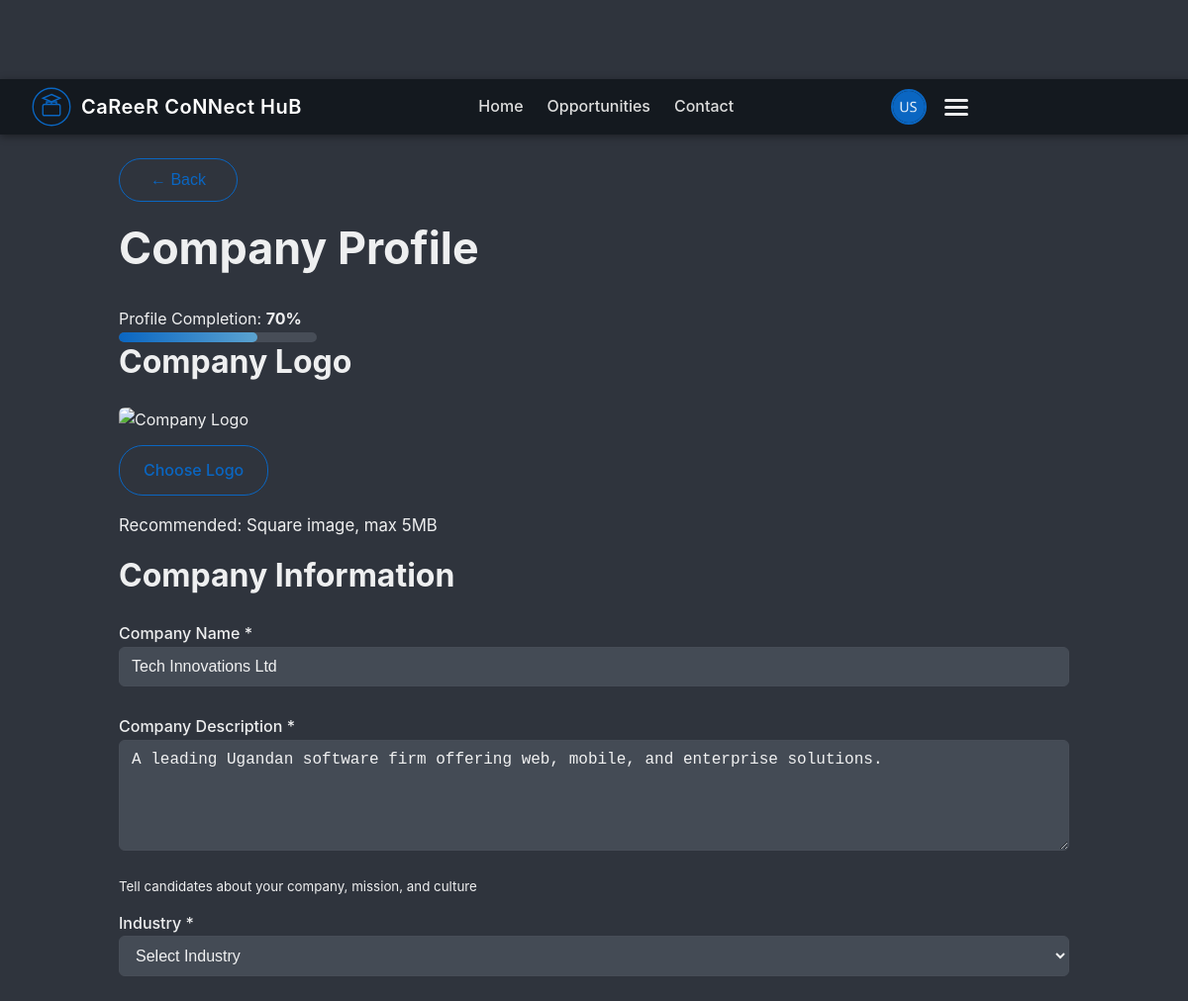
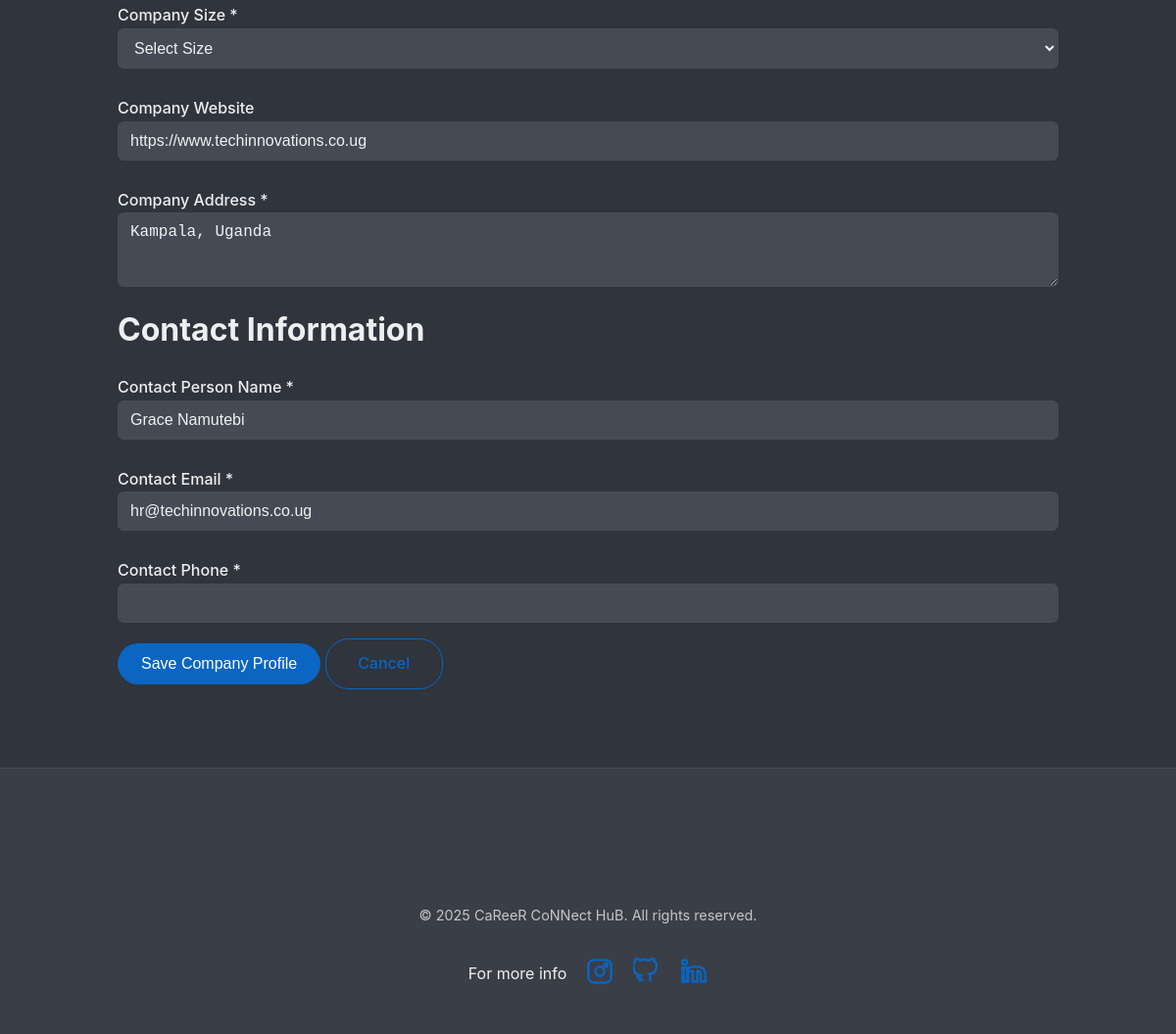
The app's page /pages/employer-profile.php (signed in) with its own data (2 pictures, top to bottom).
### tables this page shows
CREATE TABLE `employers` (
  `id` int(11) NOT NULL,
  `user_id` int(11) NOT NULL,
  `company_name` varchar(255) DEFAULT NULL,
  `company_logo` varchar(255) DEFAULT NULL,
  `company_description` text DEFAULT NULL,
  `company_website` varchar(255) DEFAULT NULL,
  `company_address` text DEFAULT NULL,
  `company_size` varchar(50) DEFAULT NULL,
  `industry` varchar(100) DEFAULT NULL,
  `createdAt` datetime DEFAULT current_timestamp(),
  `updatedAt` datetime DEFAULT current_timestamp() ON UPDATE current_timestamp()
);

CREATE TABLE `users` (
  `id` int(11) NOT NULL,
  `username` varchar(255) NOT NULL,
  `name` varchar(255) DEFAULT NULL,
  `email` varchar(255) NOT NULL,
  `phone` varchar(20) DEFAULT NULL,
  `password` varchar(255) NOT NULL,
  `role` enum('student','employer') NOT NULL,
  `company_name` varchar(255) DEFAULT NULL,
  `company_type` varchar(255) DEFAULT NULL,
  `industry` varchar(255) DEFAULT NULL,
  `company_description` text DEFAULT NULL,
  `createdAt` datetime NOT NULL,
  `updatedAt` datetime NOT NULL,
  `profile_image` varchar(255) DEFAULT NULL,
  `theme` enum('light','dark') DEFAULT 'dark',
  `remember_token` varchar(255) DEFAULT NULL,
  `remember_expires_at` datetime DEFAULT NULL
);

### pages/employer-profile.php (the view, shortened to what this page needs)
<?php
require_once __DIR__ . '/../includes/db.php';
$userId = $_SESSION['user']['id'];
$stmt = $conn->prepare("
    SELECT
        users.name,
        users.email,
        users.phone,
        users.profile_image,
        employers.company_name,
        employers.company_logo,
        employers.company_description,
        employers.company_website,
        employers.company_address,
        employers.company_size,
        employers.industry
    FROM users
    LEFT JOIN employers ON users.id = employers.user_id
    WHERE users.id = ?
");
$stmt->bind_param('i', $userId);
$stmt->execute();
$result = $stmt->get_result();
$profile = $result->fetch_assoc();
$fields = [
    $profile['company_name'] ?? '',
    $profile['company_logo'] ?? '',
    $profile['company_description'] ?? '',
    $profile['company_website'] ?? '',
    $profile['company_address'] ?? '',
    $profile['company_size'] ?? '',
    $profile['industry'] ?? '',
    $profile['name'] ?? '',
    $profile['email'] ?? '',
    $profile['phone'] ?? ''
];
$filledFields = 0;
foreach ($fields as $field) {
    if (!empty($field)) {
        $filledFields++;
    }
}
$profileCompletion = round(($filledFields / count($fields)) * 100);
?>
<!DOCTYPE html>
<html lang="en">
<head>
    <link rel="stylesheet" href="../css/global.css">
    <link rel="stylesheet" href="../css/responsive.css">
    <link rel="stylesheet" href="../css/student-profile.css">
</head>
<body>
    <?php include_once __DIR__ . '/../includes/navbar.php'; ?>
    <main class="profile-container">
        <button onclick="window.history.back()" class="btn btn-secondary" style="margin-bottom: 20px;">
          ← Back
        </button>
        <h1>Company Profile</h1>
        <div class="completion-banner">
            <div class="completion-info">
                <span>Profile Completion: <strong id="completion-text"><?= $profileCompletion ?>%</strong></span>
            </div>
            <div class="progress-bar">
                <div id="completion-fill" style="width: <?= $profileCompletion ?>%; background: linear-gradient(90deg, #0a66c2 0%, #5ba3d0 100%); height: 100%; border-radius: 10px;"></div>
            </div>
        </div>
        <form method="POST" enctype="multipart/form-data" class="profile-form">
            <div class="profile-picture-section">
                <h2>Company Logo</h2>
                <div class="picture-upload-container">
                    <img id="logo-preview" src="<?= htmlspecialchars($profile['company_logo'] ?? '/uploads/company_logos/default-company.png') ?>" alt="Company Logo" class="profile-picture-preview">
                    <div class="upload-controls">
                        <label for="company_logo" class="btn btn-secondary">Choose Logo</label>
                        <p class="text-medium">Recommended: Square image, max 5MB</p>
                    </div>
                </div>
            </div>
            <div class="form-section">
                <h2>Company Information</h2>
                <div class="form-group">
                    <label for="company_name">Company Name *</label>
                    <input type="text" id="company_name" name="company_name" value="<?= htmlspecialchars($profile['company_name'] ?? '') ?>" required>
                </div>
                <div class="form-group">
                    <label for="company_description">Company Description *</label>
                    <textarea id="company_description" name="company_description" rows="5" required><?= htmlspecialchars($profile['company_description'] ?? '') ?></textarea>
                    <small>Tell candidates about your company, mission, and culture</small>
                </div>
                <div class="form-row">
                    <div class="form-group">
                        <label for="industry">Industry *</label>
                        <select id="industry" name="industry" required>
                            <option value="">Select Industry</option>
                        </select>
                    </div>
                    <div class="form-group">
                        <label for="company_size">Company Size *</label>
                        <select id="company_size" name="company_size" required>
                            <option value="">Select Size</option>
                        </select>
                    </div>
                </div>
                <div class="form-group">
                    <label for="company_website">Company Website</label>
                    <input type="url" id="company_website" name="company_website" value="<?= htmlspecialchars($profile['company_website'] ?? '') ?>" placeholder="https://www.example.com">
                </div>
                <div class="form-group">
                    <label for="company_address">Company Address *</label>
                    <textarea id="company_address" name="company_address" rows="3" required><?= htmlspecialchars($profile['company_address'] ?? '') ?></textarea>
                </div>
            </div>
            <div class="form-section">
                <h2>Contact Information</h2>
                <div class="form-group">
                    <label for="contact_name">Contact Person Name *</label>
                    <input type="text" id="contact_name" name="contact_name" value="<?= htmlspecialchars($profile['name'] ?? '') ?>" required>
                </div>
                <div class="form-row">
                    <div class="form-group">
                        <label for="contact_email">Contact Email *</label>
                        <input type="email" id="contact_email" name="contact_email" value="<?= htmlspecialchars($profile['email'] ?? '') ?>" required>
                    </div>
                    <div class="form-group">
                        <label for="contact_phone">Contact Phone *</label>
                        <input type="tel" id="contact_phone" name="contact_phone" value="<?= htmlspecialchars($profile['phone'] ?? '') ?>" required>
                    </div>
                </div>
            </div>
            <div class="form-actions">
                <button type="submit" class="btn btn-primary">Save Company Profile</button>
                <a href="employer.php" class="btn btn-secondary">Cancel</a>
            </div>
        </form>
    </main>
    <?php include_once __DIR__ . '/../includes/footer.php'; ?>
</body>
</html>

### css/global.css (style rules this page uses)
:root { --linkedin-blue: #0a66c2; --primary-hover: #004182; --background-color: #2f343d; --card-background: #3a3f47; --text-dark: rgba(255, 255, 255, 0.92); --text-medium: rgba(255, 255, 255, 0.7); --border-color: #474d57; --font-family: -apple-system, BlinkMacMacSystemFont, "Segoe UI", Roboto, "Helvetica Neue", Arial, sans-serif; --space-sm: 0.5rem; --space-md: 1rem; --space-lg: 1.5rem; }
body { font-family: var(--font-family); background-color: var(--background-color); color: var(--text-dark); margin: 0; padding: 0; min-height: 100vh; line-height: 1.5; }
h1, h2, h3, h4 { color: var(--text-dark); line-height: 1.25; margin-top: 0; }
a { color: var(--linkedin-blue); text-decoration: none; transition: color 0.2s; }
input, select, textarea { width: 100%; padding: 10px 12px; margin-bottom: 16px; border: 1px solid var(--border-color); border-radius: 4px; box-sizing: border-box; font-size: 16px; color: var(--text-dark); background-color: #444b55; }
.btn { display: inline-flex; justify-content: center; align-items: center; padding: 12px 24px; border: none; border-radius: 24px; cursor: pointer; font-weight: 600; font-size: 16px; text-align: center; transition: background-color 0.2s, border-color 0.2s, color 0.2s; box-sizing: border-box; }
.btn-primary { background-color: var(--linkedin-blue); color: #ffffff; }
.btn-secondary { background-color: transparent; border: 1px solid var(--linkedin-blue); color: var(--linkedin-blue); }
body, header, .card-form, .article-card, .job-card, .footer { transition: background-color 0.3s, color 0.3s; }
body { margin: 0; padding-top: 80px; }
.btn { cursor: pointer; padding: 8px 14px; border: none; border-radius: 6px; font-weight: 500; }
.btn-secondary { background-color: #f3f2ef; color: #333; }
:root { --linkedin-blue: #0a66c2; --primary-hover: #004182; --background-color: #2f343d; --card-background: #3a3f47; --text-dark: rgba(255, 255, 255, 0.92); --text-medium: rgba(255, 255, 255, 0.7); --border-color: #474d57; --font-family: -apple-system, BlinkMacSystemFont, "Segoe UI", Roboto, "Helvetica Neue", Arial, sans-serif; }
body { font-family: var(--font-family); background-color: var(--background-color); color: var(--text-dark); margin: 0; padding: 0; min-height: 100vh; line-height: 1.6; transition: background-color 0.3s, color 0.3s; padding-top: 80px; }
.btn { cursor: pointer; padding: 10px 20px; border-radius: 6px; font-weight: 500; border: none; transition: all 0.3s ease; display: inline-flex; align-items: center; justify-content: center; }
.btn-primary { background-color: var(--linkedin-blue); color: #fff; }
input, select, textarea { width: 100%; padding: 10px 12px; border: 1px solid var(--border-color); border-radius: 6px; box-sizing: border-box; font-size: 16px; color: var(--text-dark); background-color: #444b55; }
html { scroll-behavior: smooth; }
body { margin: 0; padding: 0; padding-top: 80px; padding-bottom: env(safe-area-inset-bottom); font-family: var(--font-family); background-color: var(--background-color); color: var(--text-dark); transition: background-color 0.3s, color 0.3s; }
img, video, iframe { width: 100%; height: auto; max-width: 100%; display: block; border-radius: 6px; }
h1 { font-size: clamp(1.8rem, 5vw, 2.8rem); }
h2 { font-size: clamp(1.4rem, 4vw, 2rem); }
p { font-size: clamp(0.95rem, 2.8vw, 1.05rem); }
.btn { font-size: clamp(0.85rem, 2.5vw, 1rem); padding: clamp(8px, 2vw, 12px) clamp(12px, 3vw, 24px); border-radius: 24px; }
img { max-width: 100%; height: auto; display: block; }
.page-content-wrapper, body > main, body > section { margin-top: 80px; }

### css/responsive.css (style rules this page uses)
* { box-sizing: border-box; }
html { font-size: 16px; -webkit-text-size-adjust: 100%; }
body { overflow-x: hidden; padding-top: 70px; }
input, select, textarea { font-size: 16px; padding: 12px; margin-bottom: 12px; }
.btn { width: 100%; padding: 12px; font-size: 1rem; }
.profile-container { margin: 20px auto; padding: 12px; }
.progress-bar { width: 100%; max-width: 300px; }
@media (min-width: 480px) { body { padding-top: 80px; } }
@media (min-width: 480px) { .profile-container { padding: 16px; } }
@media (min-width: 480px) { .btn { width: auto; min-width: 120px; } }
@media (min-width: 768px) { body { padding-top: 80px; } }
@media (min-width: 768px) { .profile-container { max-width: 1000px; margin: 60px auto; padding: 20px; } }
@media (min-width: 768px) { .progress-bar { width: 200px; } }
@media (min-width: 1024px) { .profile-container { max-width: 1100px; } }

### records on screen
employers: company_name "Tech Innovations Ltd", company_description "A leading Ugandan software firm offering web, mobile, and enterprise solutions.", company_website "https://www.techinnovations.co.ug", company_address "Kampala, Uganda", contact_name "Grace Namutebi", contact_email "hr@techinnovations.co.ug"

### other values on screen
$profileCompletion "70"
